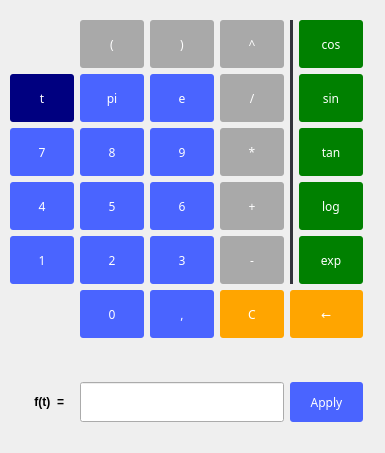
<?xml version="1.0" encoding="UTF-8"?>
<ui version="4.0">
 <class>Math</class>
 <widget class="QWidget" name="Math">
  <property name="geometry">
   <rect>
    <x>0</x>
    <y>0</y>
    <width>385</width>
    <height>453</height>
   </rect>
  </property>
  <property name="windowTitle">
   <string>Form</string>
  </property>
  <property name="styleSheet">
   <string notr="true">QPushButton {
color: white;
background-color: #4a64ff;
font-family:  14pt;
border-width: 0px;
border-radius: 3px;
min-width: 64px;
}
QPushButton:disabled {
background-color: grey;
}
QPushButton:pressed {
background-color: #F45000;
}
QLabel {
font-weight: bold;
}
QMenu {
color: white;
background-color: green;

font-weight: bold;
border-width: 0px;
border-radius: 3px;
}
QMenu::item { background-color: transparent; }
QMenu::item:selected { background-color: #F45000; }</string>
  </property>
  <layout class="QGridLayout" name="gridLayout_2">
   <property name="leftMargin">
    <number>0</number>
   </property>
   <property name="topMargin">
    <number>20</number>
   </property>
   <property name="rightMargin">
    <number>0</number>
   </property>
   <property name="bottomMargin">
    <number>0</number>
   </property>
   <item row="9" column="4" colspan="3">
    <widget class="QLineEdit" name="function">
     <property name="sizePolicy">
      <sizepolicy hsizetype="Preferred" vsizetype="Minimum">
       <horstretch>0</horstretch>
       <verstretch>0</verstretch>
      </sizepolicy>
     </property>
     <property name="maximumSize">
      <size>
       <width>16777215</width>
       <height>40</height>
      </size>
     </property>
     <property name="styleSheet">
      <string notr="true">
QLineEdit[invalid=true] {
border-color: red;
}
QLineEdit[valid=true] {
border-color: green;
}</string>
     </property>
    </widget>
   </item>
   <item row="9" column="3">
    <widget class="QLabel" name="label_2">
     <property name="sizePolicy">
      <sizepolicy hsizetype="Preferred" vsizetype="Maximum">
       <horstretch>0</horstretch>
       <verstretch>0</verstretch>
      </sizepolicy>
     </property>
     <property name="text">
      <string>f(t)  =   </string>
     </property>
     <property name="alignment">
      <set>Qt::AlignRight|Qt::AlignTrailing|Qt::AlignVCenter</set>
     </property>
    </widget>
   </item>
   <item row="6" column="5">
    <widget class="QWidget" name="widget" native="true">
     <property name="sizePolicy">
      <sizepolicy hsizetype="Preferred" vsizetype="MinimumExpanding">
       <horstretch>0</horstretch>
       <verstretch>0</verstretch>
      </sizepolicy>
     </property>
     <property name="minimumSize">
      <size>
       <width>0</width>
       <height>8</height>
      </size>
     </property>
     <property name="maximumSize">
      <size>
       <width>0</width>
       <height>48</height>
      </size>
     </property>
    </widget>
   </item>
   <item row="0" column="8">
    <widget class="QPushButton" name="btnCos">
     <property name="sizePolicy">
      <sizepolicy hsizetype="Fixed" vsizetype="MinimumExpanding">
       <horstretch>0</horstretch>
       <verstretch>0</verstretch>
      </sizepolicy>
     </property>
     <property name="minimumSize">
      <size>
       <width>64</width>
       <height>48</height>
      </size>
     </property>
     <property name="maximumSize">
      <size>
       <width>16777215</width>
       <height>64</height>
      </size>
     </property>
     <property name="styleSheet">
      <string notr="true">QPushButton:enabled:!pressed { background-color: green; }</string>
     </property>
     <property name="text">
      <string>cos</string>
     </property>
    </widget>
   </item>
   <item row="2" column="9">
    <spacer name="horizontalSpacer">
     <property name="orientation">
      <enum>Qt::Horizontal</enum>
     </property>
     <property name="sizeType">
      <enum>QSizePolicy::Expanding</enum>
     </property>
     <property name="sizeHint" stdset="0">
      <size>
       <width>0</width>
       <height>0</height>
      </size>
     </property>
    </spacer>
   </item>
   <item row="4" column="4">
    <widget class="QPushButton" name="btn2">
     <property name="sizePolicy">
      <sizepolicy hsizetype="Fixed" vsizetype="MinimumExpanding">
       <horstretch>0</horstretch>
       <verstretch>0</verstretch>
      </sizepolicy>
     </property>
     <property name="minimumSize">
      <size>
       <width>64</width>
       <height>48</height>
      </size>
     </property>
     <property name="maximumSize">
      <size>
       <width>16777215</width>
       <height>64</height>
      </size>
     </property>
     <property name="text">
      <string>2</string>
     </property>
    </widget>
   </item>
   <item row="2" column="3">
    <widget class="QPushButton" name="btn7">
     <property name="sizePolicy">
      <sizepolicy hsizetype="Fixed" vsizetype="MinimumExpanding">
       <horstretch>0</horstretch>
       <verstretch>0</verstretch>
      </sizepolicy>
     </property>
     <property name="minimumSize">
      <size>
       <width>64</width>
       <height>48</height>
      </size>
     </property>
     <property name="maximumSize">
      <size>
       <width>16777215</width>
       <height>64</height>
      </size>
     </property>
     <property name="text">
      <string>7</string>
     </property>
    </widget>
   </item>
   <item row="5" column="5">
    <widget class="QPushButton" name="btnComma">
     <property name="sizePolicy">
      <sizepolicy hsizetype="Fixed" vsizetype="MinimumExpanding">
       <horstretch>0</horstretch>
       <verstretch>0</verstretch>
      </sizepolicy>
     </property>
     <property name="minimumSize">
      <size>
       <width>64</width>
       <height>48</height>
      </size>
     </property>
     <property name="maximumSize">
      <size>
       <width>16777215</width>
       <height>64</height>
      </size>
     </property>
     <property name="text">
      <string>,</string>
     </property>
    </widget>
   </item>
   <item row="11" column="7">
    <spacer name="verticalSpacer">
     <property name="orientation">
      <enum>Qt::Vertical</enum>
     </property>
     <property name="sizeType">
      <enum>QSizePolicy::Expanding</enum>
     </property>
     <property name="sizeHint" stdset="0">
      <size>
       <width>0</width>
       <height>0</height>
      </size>
     </property>
    </spacer>
   </item>
   <item row="4" column="5">
    <widget class="QPushButton" name="btn3">
     <property name="sizePolicy">
      <sizepolicy hsizetype="Fixed" vsizetype="MinimumExpanding">
       <horstretch>0</horstretch>
       <verstretch>0</verstretch>
      </sizepolicy>
     </property>
     <property name="minimumSize">
      <size>
       <width>64</width>
       <height>48</height>
      </size>
     </property>
     <property name="maximumSize">
      <size>
       <width>16777215</width>
       <height>64</height>
      </size>
     </property>
     <property name="text">
      <string>3</string>
     </property>
    </widget>
   </item>
   <item row="5" column="7" colspan="2">
    <widget class="QPushButton" name="btnBackspace">
     <property name="sizePolicy">
      <sizepolicy hsizetype="Minimum" vsizetype="MinimumExpanding">
       <horstretch>0</horstretch>
       <verstretch>0</verstretch>
      </sizepolicy>
     </property>
     <property name="minimumSize">
      <size>
       <width>64</width>
       <height>48</height>
      </size>
     </property>
     <property name="maximumSize">
      <size>
       <width>16777215</width>
       <height>64</height>
      </size>
     </property>
     <property name="styleSheet">
      <string notr="true">QPushButton:enabled:!pressed { background-color: orange; }</string>
     </property>
     <property name="text">
      <string>←</string>
     </property>
    </widget>
   </item>
   <item row="0" column="4">
    <widget class="QPushButton" name="btnOpenP">
     <property name="sizePolicy">
      <sizepolicy hsizetype="Fixed" vsizetype="MinimumExpanding">
       <horstretch>0</horstretch>
       <verstretch>0</verstretch>
      </sizepolicy>
     </property>
     <property name="minimumSize">
      <size>
       <width>64</width>
       <height>48</height>
      </size>
     </property>
     <property name="maximumSize">
      <size>
       <width>16777215</width>
       <height>64</height>
      </size>
     </property>
     <property name="styleSheet">
      <string notr="true">QPushButton:enabled:!pressed { background-color: darkgrey; }</string>
     </property>
     <property name="text">
      <string>(</string>
     </property>
    </widget>
   </item>
   <item row="4" column="8">
    <widget class="QPushButton" name="btnExp">
     <property name="sizePolicy">
      <sizepolicy hsizetype="Fixed" vsizetype="MinimumExpanding">
       <horstretch>0</horstretch>
       <verstretch>0</verstretch>
      </sizepolicy>
     </property>
     <property name="minimumSize">
      <size>
       <width>64</width>
       <height>48</height>
      </size>
     </property>
     <property name="maximumSize">
      <size>
       <width>16777215</width>
       <height>64</height>
      </size>
     </property>
     <property name="styleSheet">
      <string notr="true">QPushButton:enabled:!pressed { background-color: green; }</string>
     </property>
     <property name="text">
      <string>exp</string>
     </property>
    </widget>
   </item>
   <item row="4" column="3">
    <widget class="QPushButton" name="btn1">
     <property name="sizePolicy">
      <sizepolicy hsizetype="Fixed" vsizetype="MinimumExpanding">
       <horstretch>0</horstretch>
       <verstretch>0</verstretch>
      </sizepolicy>
     </property>
     <property name="minimumSize">
      <size>
       <width>64</width>
       <height>48</height>
      </size>
     </property>
     <property name="maximumSize">
      <size>
       <width>16777215</width>
       <height>64</height>
      </size>
     </property>
     <property name="text">
      <string>1</string>
     </property>
    </widget>
   </item>
   <item row="2" column="4">
    <widget class="QPushButton" name="btn8">
     <property name="sizePolicy">
      <sizepolicy hsizetype="Fixed" vsizetype="MinimumExpanding">
       <horstretch>0</horstretch>
       <verstretch>0</verstretch>
      </sizepolicy>
     </property>
     <property name="minimumSize">
      <size>
       <width>64</width>
       <height>48</height>
      </size>
     </property>
     <property name="maximumSize">
      <size>
       <width>16777215</width>
       <height>64</height>
      </size>
     </property>
     <property name="text">
      <string>8</string>
     </property>
    </widget>
   </item>
   <item row="4" column="6">
    <widget class="QPushButton" name="btnMinus">
     <property name="sizePolicy">
      <sizepolicy hsizetype="Fixed" vsizetype="MinimumExpanding">
       <horstretch>0</horstretch>
       <verstretch>0</verstretch>
      </sizepolicy>
     </property>
     <property name="minimumSize">
      <size>
       <width>64</width>
       <height>48</height>
      </size>
     </property>
     <property name="maximumSize">
      <size>
       <width>16777215</width>
       <height>64</height>
      </size>
     </property>
     <property name="styleSheet">
      <string notr="true">QPushButton:enabled:!pressed { background-color: darkgrey; }</string>
     </property>
     <property name="text">
      <string>-</string>
     </property>
    </widget>
   </item>
   <item row="1" column="6">
    <widget class="QPushButton" name="btnDiv">
     <property name="sizePolicy">
      <sizepolicy hsizetype="Fixed" vsizetype="MinimumExpanding">
       <horstretch>0</horstretch>
       <verstretch>0</verstretch>
      </sizepolicy>
     </property>
     <property name="minimumSize">
      <size>
       <width>64</width>
       <height>48</height>
      </size>
     </property>
     <property name="maximumSize">
      <size>
       <width>16777215</width>
       <height>64</height>
      </size>
     </property>
     <property name="styleSheet">
      <string notr="true">QPushButton:enabled:!pressed { background-color: darkgrey; }</string>
     </property>
     <property name="text">
      <string>/</string>
     </property>
    </widget>
   </item>
   <item row="2" column="6">
    <widget class="QPushButton" name="btnMult">
     <property name="sizePolicy">
      <sizepolicy hsizetype="Fixed" vsizetype="MinimumExpanding">
       <horstretch>0</horstretch>
       <verstretch>0</verstretch>
      </sizepolicy>
     </property>
     <property name="minimumSize">
      <size>
       <width>64</width>
       <height>48</height>
      </size>
     </property>
     <property name="maximumSize">
      <size>
       <width>16777215</width>
       <height>64</height>
      </size>
     </property>
     <property name="styleSheet">
      <string notr="true">QPushButton:enabled:!pressed { background-color: darkgrey; }</string>
     </property>
     <property name="text">
      <string>*</string>
     </property>
    </widget>
   </item>
   <item row="1" column="5">
    <widget class="QPushButton" name="btnE">
     <property name="sizePolicy">
      <sizepolicy hsizetype="Fixed" vsizetype="MinimumExpanding">
       <horstretch>0</horstretch>
       <verstretch>0</verstretch>
      </sizepolicy>
     </property>
     <property name="minimumSize">
      <size>
       <width>64</width>
       <height>48</height>
      </size>
     </property>
     <property name="maximumSize">
      <size>
       <width>16777215</width>
       <height>64</height>
      </size>
     </property>
     <property name="text">
      <string>e</string>
     </property>
    </widget>
   </item>
   <item row="0" column="7" rowspan="5">
    <widget class="Line" name="line_2">
     <property name="sizePolicy">
      <sizepolicy hsizetype="Minimum" vsizetype="Minimum">
       <horstretch>0</horstretch>
       <verstretch>0</verstretch>
      </sizepolicy>
     </property>
     <property name="styleSheet">
      <string notr="true">color: rgb(51, 51, 59);</string>
     </property>
     <property name="frameShadow">
      <enum>QFrame::Plain</enum>
     </property>
     <property name="lineWidth">
      <number>4</number>
     </property>
     <property name="orientation">
      <enum>Qt::Vertical</enum>
     </property>
    </widget>
   </item>
   <item row="5" column="6">
    <widget class="QPushButton" name="btnClear">
     <property name="sizePolicy">
      <sizepolicy hsizetype="Minimum" vsizetype="MinimumExpanding">
       <horstretch>0</horstretch>
       <verstretch>0</verstretch>
      </sizepolicy>
     </property>
     <property name="minimumSize">
      <size>
       <width>64</width>
       <height>48</height>
      </size>
     </property>
     <property name="maximumSize">
      <size>
       <width>16777215</width>
       <height>64</height>
      </size>
     </property>
     <property name="styleSheet">
      <string notr="true">QPushButton:enabled:!pressed { background-color: orange; }</string>
     </property>
     <property name="text">
      <string>C</string>
     </property>
    </widget>
   </item>
   <item row="5" column="4">
    <widget class="QPushButton" name="btn0">
     <property name="sizePolicy">
      <sizepolicy hsizetype="Minimum" vsizetype="MinimumExpanding">
       <horstretch>0</horstretch>
       <verstretch>0</verstretch>
      </sizepolicy>
     </property>
     <property name="minimumSize">
      <size>
       <width>64</width>
       <height>48</height>
      </size>
     </property>
     <property name="maximumSize">
      <size>
       <width>16777215</width>
       <height>64</height>
      </size>
     </property>
     <property name="text">
      <string>0</string>
     </property>
    </widget>
   </item>
   <item row="3" column="5">
    <widget class="QPushButton" name="btn6">
     <property name="sizePolicy">
      <sizepolicy hsizetype="Fixed" vsizetype="MinimumExpanding">
       <horstretch>0</horstretch>
       <verstretch>0</verstretch>
      </sizepolicy>
     </property>
     <property name="minimumSize">
      <size>
       <width>64</width>
       <height>48</height>
      </size>
     </property>
     <property name="maximumSize">
      <size>
       <width>16777215</width>
       <height>64</height>
      </size>
     </property>
     <property name="text">
      <string>6</string>
     </property>
    </widget>
   </item>
   <item row="0" column="5">
    <widget class="QPushButton" name="btnCloseP">
     <property name="sizePolicy">
      <sizepolicy hsizetype="Fixed" vsizetype="MinimumExpanding">
       <horstretch>0</horstretch>
       <verstretch>0</verstretch>
      </sizepolicy>
     </property>
     <property name="minimumSize">
      <size>
       <width>64</width>
       <height>48</height>
      </size>
     </property>
     <property name="maximumSize">
      <size>
       <width>16777215</width>
       <height>64</height>
      </size>
     </property>
     <property name="styleSheet">
      <string notr="true">QPushButton:enabled:!pressed { background-color: darkgrey; }</string>
     </property>
     <property name="text">
      <string>)</string>
     </property>
    </widget>
   </item>
   <item row="3" column="8">
    <widget class="QPushButton" name="btnLog">
     <property name="sizePolicy">
      <sizepolicy hsizetype="Fixed" vsizetype="MinimumExpanding">
       <horstretch>0</horstretch>
       <verstretch>0</verstretch>
      </sizepolicy>
     </property>
     <property name="minimumSize">
      <size>
       <width>64</width>
       <height>48</height>
      </size>
     </property>
     <property name="maximumSize">
      <size>
       <width>16777215</width>
       <height>64</height>
      </size>
     </property>
     <property name="styleSheet">
      <string notr="true">QPushButton:enabled:!pressed { background-color: green; }</string>
     </property>
     <property name="text">
      <string>log</string>
     </property>
    </widget>
   </item>
   <item row="1" column="3">
    <widget class="QPushButton" name="btnT">
     <property name="sizePolicy">
      <sizepolicy hsizetype="Fixed" vsizetype="MinimumExpanding">
       <horstretch>0</horstretch>
       <verstretch>0</verstretch>
      </sizepolicy>
     </property>
     <property name="minimumSize">
      <size>
       <width>64</width>
       <height>48</height>
      </size>
     </property>
     <property name="maximumSize">
      <size>
       <width>16777215</width>
       <height>64</height>
      </size>
     </property>
     <property name="styleSheet">
      <string notr="true">QPushButton:enabled:!pressed { background-color: navy; }</string>
     </property>
     <property name="text">
      <string>t</string>
     </property>
    </widget>
   </item>
   <item row="3" column="6">
    <widget class="QPushButton" name="btnPlus">
     <property name="sizePolicy">
      <sizepolicy hsizetype="Fixed" vsizetype="MinimumExpanding">
       <horstretch>0</horstretch>
       <verstretch>0</verstretch>
      </sizepolicy>
     </property>
     <property name="minimumSize">
      <size>
       <width>64</width>
       <height>48</height>
      </size>
     </property>
     <property name="maximumSize">
      <size>
       <width>16777215</width>
       <height>64</height>
      </size>
     </property>
     <property name="styleSheet">
      <string notr="true">QPushButton:enabled:!pressed { background-color: darkgrey; }</string>
     </property>
     <property name="text">
      <string>+</string>
     </property>
    </widget>
   </item>
   <item row="2" column="5">
    <widget class="QPushButton" name="btn9">
     <property name="sizePolicy">
      <sizepolicy hsizetype="Fixed" vsizetype="MinimumExpanding">
       <horstretch>0</horstretch>
       <verstretch>0</verstretch>
      </sizepolicy>
     </property>
     <property name="minimumSize">
      <size>
       <width>64</width>
       <height>48</height>
      </size>
     </property>
     <property name="maximumSize">
      <size>
       <width>16777215</width>
       <height>64</height>
      </size>
     </property>
     <property name="text">
      <string>9</string>
     </property>
    </widget>
   </item>
   <item row="2" column="8">
    <widget class="QPushButton" name="btnTan">
     <property name="sizePolicy">
      <sizepolicy hsizetype="Fixed" vsizetype="MinimumExpanding">
       <horstretch>0</horstretch>
       <verstretch>0</verstretch>
      </sizepolicy>
     </property>
     <property name="minimumSize">
      <size>
       <width>64</width>
       <height>48</height>
      </size>
     </property>
     <property name="maximumSize">
      <size>
       <width>16777215</width>
       <height>64</height>
      </size>
     </property>
     <property name="styleSheet">
      <string notr="true">QPushButton:enabled:!pressed { background-color: green; }</string>
     </property>
     <property name="text">
      <string>tan</string>
     </property>
    </widget>
   </item>
   <item row="0" column="6">
    <widget class="QPushButton" name="btnPow">
     <property name="sizePolicy">
      <sizepolicy hsizetype="Fixed" vsizetype="MinimumExpanding">
       <horstretch>0</horstretch>
       <verstretch>0</verstretch>
      </sizepolicy>
     </property>
     <property name="minimumSize">
      <size>
       <width>64</width>
       <height>48</height>
      </size>
     </property>
     <property name="maximumSize">
      <size>
       <width>16777215</width>
       <height>64</height>
      </size>
     </property>
     <property name="styleSheet">
      <string notr="true">QPushButton:enabled:!pressed { background-color: darkgrey; }</string>
     </property>
     <property name="text">
      <string>^</string>
     </property>
    </widget>
   </item>
   <item row="3" column="3">
    <widget class="QPushButton" name="btn4">
     <property name="sizePolicy">
      <sizepolicy hsizetype="Fixed" vsizetype="MinimumExpanding">
       <horstretch>0</horstretch>
       <verstretch>0</verstretch>
      </sizepolicy>
     </property>
     <property name="minimumSize">
      <size>
       <width>64</width>
       <height>48</height>
      </size>
     </property>
     <property name="maximumSize">
      <size>
       <width>16777215</width>
       <height>64</height>
      </size>
     </property>
     <property name="text">
      <string>4</string>
     </property>
    </widget>
   </item>
   <item row="9" column="7" colspan="2">
    <widget class="QPushButton" name="btnApply">
     <property name="sizePolicy">
      <sizepolicy hsizetype="Minimum" vsizetype="Minimum">
       <horstretch>0</horstretch>
       <verstretch>0</verstretch>
      </sizepolicy>
     </property>
     <property name="minimumSize">
      <size>
       <width>64</width>
       <height>40</height>
      </size>
     </property>
     <property name="maximumSize">
      <size>
       <width>16777215</width>
       <height>40</height>
      </size>
     </property>
     <property name="styleSheet">
      <string notr="true">QPushButton:enabled:!pressed { background-color: #4a64ff; }
QPushButton[valid=true]:enabled:!pressed { background-color: #4a64ff; }
QPushButton[invalid=true]:enabled:!pressed { background-color: #4a64ff; }
QPushButton:pressed {
background-color: #4a64ff;
}
QPushButton:hover
{
	 background-color: #4a34ff;
}</string>
     </property>
     <property name="text">
      <string>Apply</string>
     </property>
    </widget>
   </item>
   <item row="1" column="4">
    <widget class="QPushButton" name="btnPi">
     <property name="sizePolicy">
      <sizepolicy hsizetype="Fixed" vsizetype="MinimumExpanding">
       <horstretch>0</horstretch>
       <verstretch>0</verstretch>
      </sizepolicy>
     </property>
     <property name="minimumSize">
      <size>
       <width>64</width>
       <height>48</height>
      </size>
     </property>
     <property name="maximumSize">
      <size>
       <width>16777215</width>
       <height>64</height>
      </size>
     </property>
     <property name="text">
      <string>pi</string>
     </property>
    </widget>
   </item>
   <item row="3" column="4">
    <widget class="QPushButton" name="btn5">
     <property name="sizePolicy">
      <sizepolicy hsizetype="Fixed" vsizetype="MinimumExpanding">
       <horstretch>0</horstretch>
       <verstretch>0</verstretch>
      </sizepolicy>
     </property>
     <property name="minimumSize">
      <size>
       <width>64</width>
       <height>48</height>
      </size>
     </property>
     <property name="maximumSize">
      <size>
       <width>16777215</width>
       <height>64</height>
      </size>
     </property>
     <property name="text">
      <string>5</string>
     </property>
    </widget>
   </item>
   <item row="1" column="8">
    <widget class="QPushButton" name="btnSin">
     <property name="sizePolicy">
      <sizepolicy hsizetype="Fixed" vsizetype="MinimumExpanding">
       <horstretch>0</horstretch>
       <verstretch>0</verstretch>
      </sizepolicy>
     </property>
     <property name="minimumSize">
      <size>
       <width>64</width>
       <height>48</height>
      </size>
     </property>
     <property name="maximumSize">
      <size>
       <width>16777215</width>
       <height>64</height>
      </size>
     </property>
     <property name="styleSheet">
      <string notr="true">QPushButton:enabled:!pressed { background-color: green; }</string>
     </property>
     <property name="text">
      <string>sin</string>
     </property>
    </widget>
   </item>
   <item row="2" column="0">
    <spacer name="horizontalSpacer_2">
     <property name="orientation">
      <enum>Qt::Horizontal</enum>
     </property>
     <property name="sizeType">
      <enum>QSizePolicy::Fixed</enum>
     </property>
     <property name="sizeHint" stdset="0">
      <size>
       <width>10</width>
       <height>20</height>
      </size>
     </property>
    </spacer>
   </item>
  </layout>
 </widget>
 <resources/>
 <connections/>
</ui>
